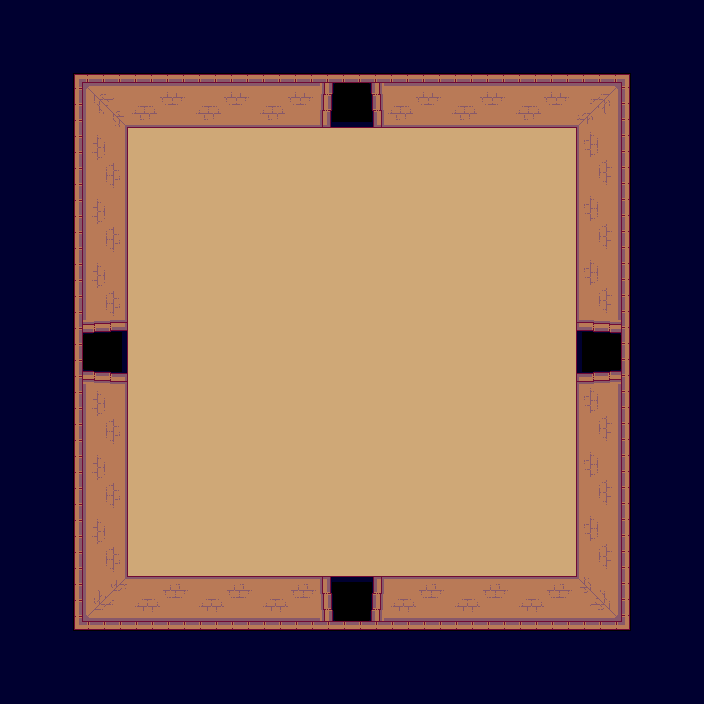

A level layout from a 2D game, rendered from its tile map. Below: a short description, then the map file with its tile-grid data intact:
An orthogonal 11x11 tile map with 64x64 px tiles, 2 tile layers (background, collision) and 5 objects (4x door, hero).

<map version="1.0" tiledversion="1.0.3" orientation="orthogonal" renderorder="right-down" width="11" height="11" tilewidth="64" tileheight="64" nextobjectid="6">
 <tileset firstgid="1" name="tileset" tilewidth="64" tileheight="64" tilecount="16" columns="4">
  <image source="../images/tileset.png" width="256" height="256" />
 </tileset>
 <layer name="background" width="11" height="11">
  <data>
   <tile gid="0" />
   <tile gid="0" />
   <tile gid="0" />
   <tile gid="0" />
   <tile gid="0" />
   <tile gid="0" />
   <tile gid="0" />
   <tile gid="0" />
   <tile gid="0" />
   <tile gid="0" />
   <tile gid="0" />
   <tile gid="0" />
   <tile gid="0" />
   <tile gid="0" />
   <tile gid="0" />
   <tile gid="0" />
   <tile gid="16" />
   <tile gid="0" />
   <tile gid="0" />
   <tile gid="0" />
   <tile gid="0" />
   <tile gid="0" />
   <tile gid="0" />
   <tile gid="0" />
   <tile gid="6" />
   <tile gid="6" />
   <tile gid="6" />
   <tile gid="6" />
   <tile gid="6" />
   <tile gid="6" />
   <tile gid="6" />
   <tile gid="0" />
   <tile gid="0" />
   <tile gid="0" />
   <tile gid="0" />
   <tile gid="6" />
   <tile gid="6" />
   <tile gid="6" />
   <tile gid="6" />
   <tile gid="6" />
   <tile gid="6" />
   <tile gid="6" />
   <tile gid="0" />
   <tile gid="0" />
   <tile gid="0" />
   <tile gid="0" />
   <tile gid="6" />
   <tile gid="6" />
   <tile gid="6" />
   <tile gid="6" />
   <tile gid="6" />
   <tile gid="6" />
   <tile gid="6" />
   <tile gid="0" />
   <tile gid="0" />
   <tile gid="0" />
   <tile gid="13" />
   <tile gid="6" />
   <tile gid="6" />
   <tile gid="6" />
   <tile gid="6" />
   <tile gid="6" />
   <tile gid="6" />
   <tile gid="6" />
   <tile gid="15" />
   <tile gid="0" />
   <tile gid="0" />
   <tile gid="0" />
   <tile gid="6" />
   <tile gid="6" />
   <tile gid="6" />
   <tile gid="6" />
   <tile gid="6" />
   <tile gid="6" />
   <tile gid="6" />
   <tile gid="0" />
   <tile gid="0" />
   <tile gid="0" />
   <tile gid="0" />
   <tile gid="6" />
   <tile gid="6" />
   <tile gid="6" />
   <tile gid="6" />
   <tile gid="6" />
   <tile gid="6" />
   <tile gid="6" />
   <tile gid="0" />
   <tile gid="0" />
   <tile gid="0" />
   <tile gid="0" />
   <tile gid="6" />
   <tile gid="6" />
   <tile gid="6" />
   <tile gid="6" />
   <tile gid="6" />
   <tile gid="6" />
   <tile gid="6" />
   <tile gid="0" />
   <tile gid="0" />
   <tile gid="0" />
   <tile gid="0" />
   <tile gid="0" />
   <tile gid="0" />
   <tile gid="0" />
   <tile gid="14" />
   <tile gid="0" />
   <tile gid="0" />
   <tile gid="0" />
   <tile gid="0" />
   <tile gid="0" />
   <tile gid="0" />
   <tile gid="0" />
   <tile gid="0" />
   <tile gid="0" />
   <tile gid="0" />
   <tile gid="0" />
   <tile gid="0" />
   <tile gid="0" />
   <tile gid="0" />
   <tile gid="0" />
   <tile gid="0" />
  </data>
 </layer>
 <layer name="collision" width="11" height="11">
  <properties>
   <property name="collision" value="true" />
  </properties>
  <data>
   <tile gid="4" />
   <tile gid="4" />
   <tile gid="4" />
   <tile gid="4" />
   <tile gid="4" />
   <tile gid="4" />
   <tile gid="4" />
   <tile gid="4" />
   <tile gid="4" />
   <tile gid="4" />
   <tile gid="4" />
   <tile gid="4" />
   <tile gid="1" />
   <tile gid="2" />
   <tile gid="2" />
   <tile gid="2" />
   <tile gid="0" />
   <tile gid="2" />
   <tile gid="2" />
   <tile gid="2" />
   <tile gid="3" />
   <tile gid="4" />
   <tile gid="4" />
   <tile gid="5" />
   <tile gid="0" />
   <tile gid="0" />
   <tile gid="0" />
   <tile gid="0" />
   <tile gid="0" />
   <tile gid="0" />
   <tile gid="0" />
   <tile gid="7" />
   <tile gid="4" />
   <tile gid="4" />
   <tile gid="5" />
   <tile gid="0" />
   <tile gid="0" />
   <tile gid="0" />
   <tile gid="0" />
   <tile gid="0" />
   <tile gid="0" />
   <tile gid="0" />
   <tile gid="7" />
   <tile gid="4" />
   <tile gid="4" />
   <tile gid="5" />
   <tile gid="0" />
   <tile gid="0" />
   <tile gid="0" />
   <tile gid="0" />
   <tile gid="0" />
   <tile gid="0" />
   <tile gid="0" />
   <tile gid="7" />
   <tile gid="4" />
   <tile gid="4" />
   <tile gid="0" />
   <tile gid="0" />
   <tile gid="0" />
   <tile gid="0" />
   <tile gid="0" />
   <tile gid="0" />
   <tile gid="0" />
   <tile gid="0" />
   <tile gid="0" />
   <tile gid="4" />
   <tile gid="4" />
   <tile gid="5" />
   <tile gid="0" />
   <tile gid="0" />
   <tile gid="0" />
   <tile gid="0" />
   <tile gid="0" />
   <tile gid="0" />
   <tile gid="0" />
   <tile gid="7" />
   <tile gid="4" />
   <tile gid="4" />
   <tile gid="5" />
   <tile gid="0" />
   <tile gid="0" />
   <tile gid="0" />
   <tile gid="0" />
   <tile gid="0" />
   <tile gid="0" />
   <tile gid="0" />
   <tile gid="7" />
   <tile gid="4" />
   <tile gid="4" />
   <tile gid="5" />
   <tile gid="0" />
   <tile gid="0" />
   <tile gid="0" />
   <tile gid="0" />
   <tile gid="0" />
   <tile gid="0" />
   <tile gid="0" />
   <tile gid="7" />
   <tile gid="4" />
   <tile gid="4" />
   <tile gid="9" />
   <tile gid="10" />
   <tile gid="10" />
   <tile gid="10" />
   <tile gid="0" />
   <tile gid="10" />
   <tile gid="10" />
   <tile gid="10" />
   <tile gid="11" />
   <tile gid="4" />
   <tile gid="4" />
   <tile gid="4" />
   <tile gid="4" />
   <tile gid="4" />
   <tile gid="4" />
   <tile gid="4" />
   <tile gid="4" />
   <tile gid="4" />
   <tile gid="4" />
   <tile gid="4" />
   <tile gid="4" />
  </data>
 </layer>
 <objectgroup name="objects">
  <object id="1" name="hero" type="hero" x="332" y="330" width="40" height="40">
   <properties>
    <property name="group" value="heroes" />
    <property name="texture" value="hero_spritesheet" />
    <property name="walking_speed" value="150" />
   </properties>
  </object>
  <object id="2" name="door_N" type="door" x="320" y="64" width="64" height="64">
   <properties>
    <property name="direction" value="N" />
    <property name="group" value="doors" />
    <property name="texture" value="" />
   </properties>
  </object>
  <object id="3" name="door_E" type="door" x="577" y="321" width="64" height="64">
   <properties>
    <property name="direction" value="E" />
    <property name="group" value="doors" />
    <property name="texture" value="" />
   </properties>
  </object>
  <object id="4" name="door_S" type="door" x="321" y="575" width="64" height="64">
   <properties>
    <property name="direction" value="S" />
    <property name="group" value="doors" />
    <property name="texture" value="" />
   </properties>
  </object>
  <object id="5" name="door_W" type="door" x="64" y="320" width="64" height="64">
   <properties>
    <property name="direction" value="W" />
    <property name="group" value="doors" />
    <property name="texture" value="" />
   </properties>
  </object>
 </objectgroup>
</map>
